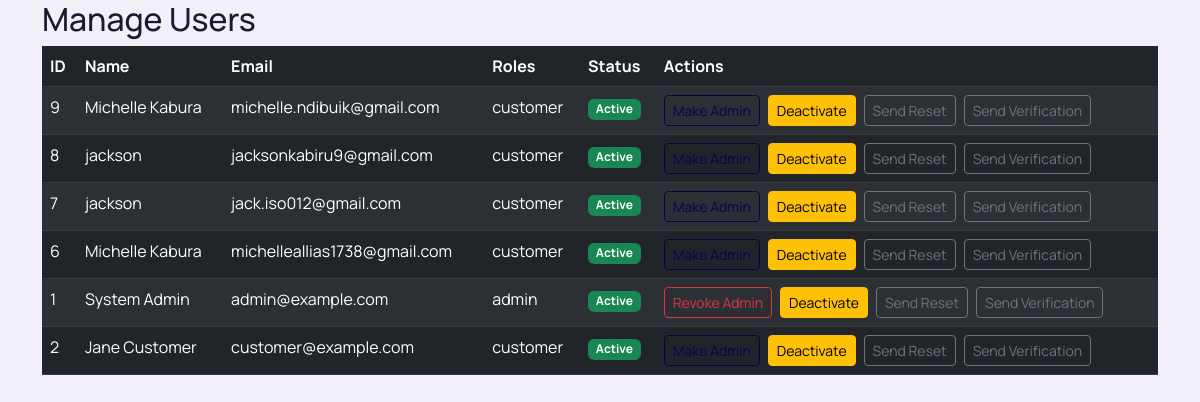
/admin/manage_users.php (signed in), run on the app's committed database.
### tables this page shows
CREATE TABLE `users` (
  `id` int(10) UNSIGNED NOT NULL,
  `name` varchar(120) NOT NULL,
  `email` varchar(191) NOT NULL,
  `password` varchar(255) NOT NULL,
  `password_hash` varchar(255) DEFAULT NULL,
  `role` enum('customer','admin') NOT NULL DEFAULT 'customer',
  `first_name` varchar(100) DEFAULT NULL,
  `last_name` varchar(100) DEFAULT NULL,
  `phone` varchar(30) DEFAULT NULL,
  `is_active` tinyint(1) NOT NULL DEFAULT 1,
  `created_at` timestamp NOT NULL DEFAULT current_timestamp(),
  `updated_at` timestamp NULL DEFAULT NULL ON UPDATE current_timestamp()
);

### admin/manage_users.php (the view, shortened to what this page needs)
<?php require_once __DIR__ . '/../config/db.php'; ?>
<?php
$users = [];
if (db_has_connection()) {
  try {
    $stmt = $pdo->query("SELECT u.id, u.email, u.first_name, u.last_name, u.is_active,
                                GROUP_CONCAT(r.name SEPARATOR ', ') AS roles
                         FROM users u
                         LEFT JOIN user_roles ur ON u.id = ur.user_id
                         LEFT JOIN roles r ON ur.role_id = r.id
                         GROUP BY u.id ORDER BY u.created_at DESC LIMIT 100");
    $users = $stmt->fetchAll();
  } catch (Throwable $e) {
    $users = [];
  }
}
?>
<?php include __DIR__ . '/../includes/header.php'; ?>
<section class="container">
  <h2>Manage Users</h2>
  <div class="table-responsive">
    <table class="table table-dark table-striped">
      <thead>
        <tr>
          <th>ID</th>
          <th>Name</th>
          <th>Email</th>
          <th>Roles</th>
          <th>Status</th>
          <th>Actions</th>
        </tr>
      </thead>
      <tbody>
        <?php foreach ($users as $u): ?>
          <tr>
            <td><?php echo (int)$u['id']; ?></td>
            <td><?php echo htmlspecialchars(trim(($u['first_name'] ?? '') . ' ' . ($u['last_name'] ?? '')) ?: ''); ?></td>
            <td><?php echo htmlspecialchars($u['email']); ?></td>
            <td><?php echo htmlspecialchars($u['roles'] ?? 'customer'); ?></td>
            <td>
              <?php if ((int)$u['is_active'] === 1): ?>
                <span class="badge bg-success">Active</span>
              <?php else: ?>
                <span class="badge bg-secondary">Inactive</span>
              <?php endif; ?>
            </td>
            <td>
              <div class="d-flex gap-2">
                <?php $has_admin = strpos($u['roles'] ?? '', 'admin') !== false; ?>
                <?php if (!$has_admin): ?>
                  <form method="post" class="d-inline" onsubmit="return confirm('Grant admin role to this user?');">
                    <button type="submit" class="btn btn-sm btn-outline-primary">Make Admin</button>
                  </form>
                <?php else: ?>
                  <form method="post" class="d-inline" onsubmit="return confirm('Revoke admin role from this user?');">
                    <button type="submit" class="btn btn-sm btn-outline-danger">Revoke Admin</button>
                  </form>
                <?php endif; ?>
                <?php if ((int)$u['is_active'] === 1): ?>
                  <form method="post" class="d-inline" onsubmit="return confirm('Deactivate this user account?');">
                    <button type="submit" class="btn btn-sm btn-warning">Deactivate</button>
                  </form>
                <?php endif; ?>
                <form method="post" class="d-inline" onsubmit="return confirm('Send password reset email to this user?');">
                  <button type="submit" class="btn btn-sm btn-outline-secondary">Send Reset</button>
                </form>
                <form method="post" class="d-inline" onsubmit="return confirm('Send verification email to this user?');">
                  <button type="submit" class="btn btn-sm btn-outline-secondary">Send Verification</button>
                </form>
              </div>
            </td>
          </tr>
        <?php endforeach; ?>
      </tbody>
    </table>
  </div>
</section>
<?php include __DIR__ . '/../includes/footer.php'; ?>

### assets/css/style.css (style rules this page uses)
:root { --wf-indigo: #0B0055; --wf-indigo-2: #07003d; --wf-orange: #fd7a00; --wf-orange-2: #fdb095; --wf-pink: #e5958e; --wf-yellow: #ffba00; --wf-blue: #0B0055; --wf-text: #f5f7ff; --wf-dark: #090212; --wf-card-text: #27203f; --wf-muted: #9189a7; --wf-border: #ece8f5; --wf-shadow: 0 12px 30px rgba(20, 4, 44, 0.16); }
* { box-sizing: border-box; }
html, body { min-height: 100%; }
body { margin: 0; font-family: 'Manrope', sans-serif; color: #1d1833; background: #f4f2f8; }
.btn-outline-primary { color: var(--wf-indigo); border-color: var(--wf-indigo); }

### assets/css/home.css (style rules this page uses)
.wireframe-page { --wf-blue: #0B0055; --wf-blue-soft: #24147a; --wf-blue-tint: #d9cdef; }
.wireframe-page { background: #f2eff8; }

### data on the page
users: id "9", first_name+last_name "Michelle Kabura", email "michelle.ndibuik@gmail.com", roles "customer", is_active "Active"
users: id "8", first_name "jackson", email "jacksonkabiru9@gmail.com", roles "customer", is_active "Active"
users: id "7", first_name "jackson", email "jack.iso012@gmail.com", roles "customer", is_active "Active"
users: id "6", first_name+last_name "Michelle Kabura", email "michelleallias1738@gmail.com", roles "customer", is_active "Active"
users: id "1", first_name+last_name "System Admin", email "admin@example.com", roles "admin", is_active "Active"
users: id "2", first_name+last_name "Jane Customer", email "customer@example.com", roles "customer", is_active "Active"
